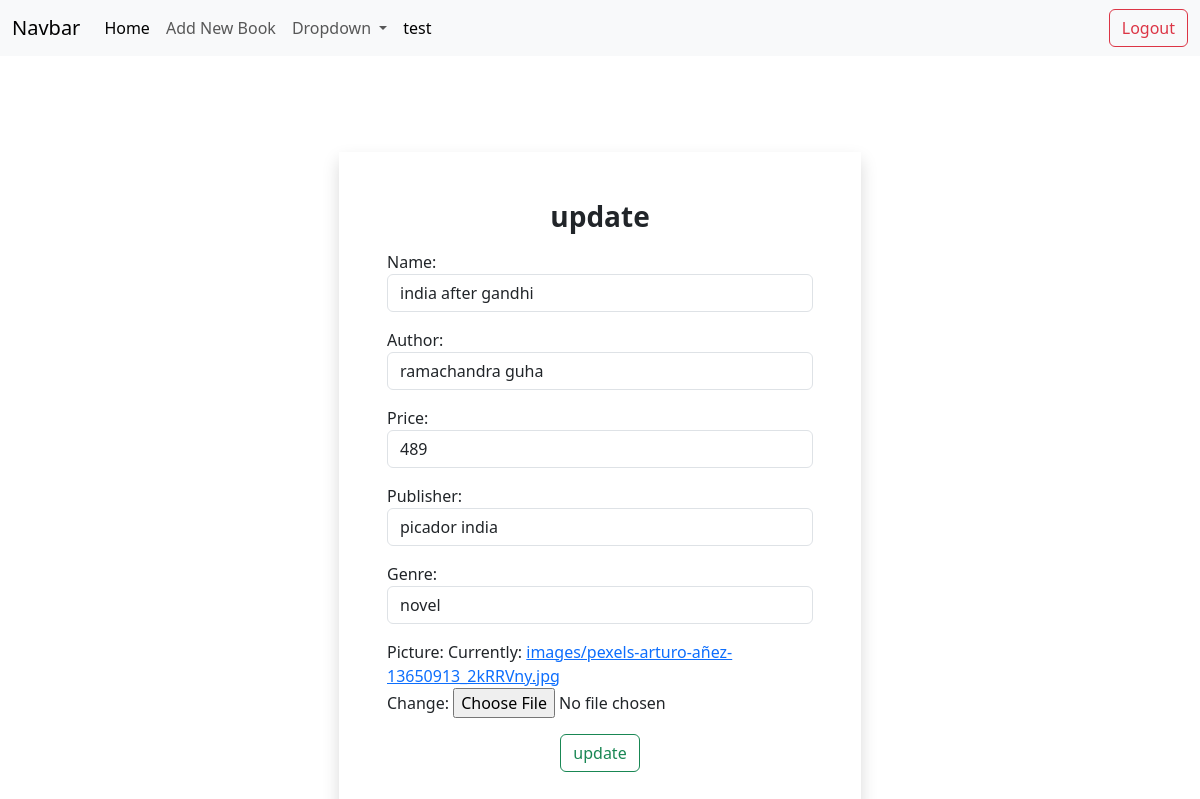
/books/2/change (signed in), run on the app's committed database.
### book/models.py (models this page shows, shortened)
class Books(models.Model):
    name=models.CharField(max_length=200,unique=True)
    author=models.CharField(max_length=200)
    price=models.PositiveIntegerField()
    publisher=models.CharField(max_length=200)
    genre=models.CharField(max_length=200,null=True)
    picture=models.ImageField(upload_to="images",null=True)

### book/views.py (the view, shortened to what this page needs)
# urls.py: path("books/<int:pk>/change",views.BookUpdateView.as_view(),name="book-change"),
@method_decorator(signin_required,name="dispatch")
class BookUpdateView(View):
    def get(self,request,*args,**kwargs):
        id=kwargs.get("pk")
        obj=Books.objects.get(id=id)
        form=BookForm(instance=obj)
        return render(request,"book_edit.html",{"form":form})

### book/forms.py
class BookForm(forms.ModelForm):
    class Meta:
        model=Books
        fields="__all__"
        widgets={
            "name":forms.TextInput(attrs={"class":"form-control","placeholder":"enter name of the book"}),
            "author":forms.TextInput(attrs={"class":"form-control","placeholder":"enter author name"}),
            "price":forms.NumberInput(attrs={"class":"form-control","placeholder":"enter price"}),
            "publisher":forms.TextInput(attrs={"class":"form-control","placeholder":"enter the name of publisher"}),
            "genre":forms.TextInput(attrs={"class":"form-control","placeholder":"enter genre"}),
        }

### book/views.py (called while the page is built)
def signin_required(fn):
    def wrapper(request,*args,**kwargs):
        if not request.user.is_authenticated:
            messages.error(request,"invalid session")
            return redirect("signin")
        else:
            return fn(request,*args,**kwargs)
    return wrapper

### book/templates/book_edit.html (shortened to what this page needs)
{%extends 'base.html'%}
{%block body_block%}
<div class="container d-flex justify-content-center mt-5 p-5 ">
    <form action="" method="post" enctype="multipart/form-data" class="w-50 shadow p-5">
        <h3 class="text-center fw-semibold">update</h3>
        <p>
            {{form.as_p}}
        </p>
        <p class="d-flex justify-content-center">
            <button type="submit" class="btn btn-outline-success">update</button>
        </p>
    </form>
</div>
{%endblock%}

### book/templates/base.html (shortened to what this page needs)
<!DOCTYPE html>
<html lang="en">
<head>
    <link href="https://cdn.jsdelivr.net/npm/bootstrap@5.3.2/dist/css/bootstrap.min.css" rel="stylesheet">
</head>
<body>
    <nav class="navbar navbar-expand-lg bg-body-tertiary">
        <div class="container-fluid">
          <a class="navbar-brand" href="#">Navbar</a>
          <div class="collapse navbar-collapse" id="navbarSupportedContent">
            <ul class="navbar-nav me-auto mb-2 mb-lg-0">
              <li class="nav-item">
                <a class="nav-link active" aria-current="page" href="{%url 'book-all'%}">Home</a>
              </li>
              <li class="nav-item">
                <a class="nav-link" href="{%url 'book-add'%}">Add New Book</a>
              </li>
              <li class="nav-item dropdown">
                <a class="nav-link dropdown-toggle" href="#" role="button" data-bs-toggle="dropdown" aria-expanded="false">
                  Dropdown
                </a>
              </li>
              <li class="nav-item">
                <a class="nav-link active" aria-current="page" href="">{{request.user}}</a>
              </li>
            </ul>
            <div>
                <a href="{%url 'signout'%}" class="btn btn-outline-danger">Logout</a>
            </div>
          </div>
        </div>
      </nav>
    {%block body_block%}
    {%endblock%}
</body>
</html>

### data on the page
Books: name "india after gandhi", author "ramachandra guha", price "489", publisher "picador india", genre "novel"

### other printed values
{{ request.user }} "test"
